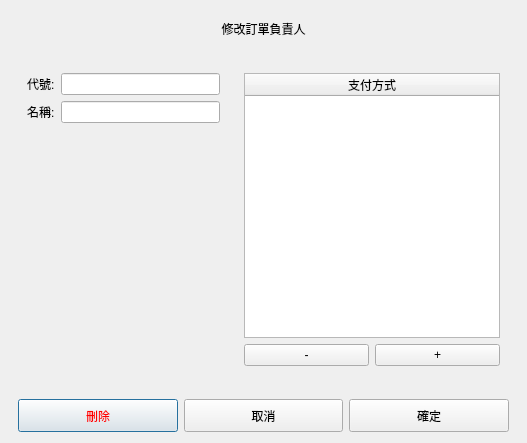
<?xml version="1.0" encoding="UTF-8"?>
<ui version="4.0">
 <class>DialogEditFactory</class>
 <widget class="QDialog" name="DialogEditFactory">
  <property name="geometry">
   <rect>
    <x>0</x>
    <y>0</y>
    <width>527</width>
    <height>443</height>
   </rect>
  </property>
  <property name="windowTitle">
   <string>Dialog</string>
  </property>
  <layout class="QGridLayout" name="gridLayout">
   <property name="leftMargin">
    <number>0</number>
   </property>
   <property name="topMargin">
    <number>0</number>
   </property>
   <property name="rightMargin">
    <number>0</number>
   </property>
   <property name="bottomMargin">
    <number>0</number>
   </property>
   <property name="spacing">
    <number>0</number>
   </property>
   <item row="0" column="0">
    <widget class="QWidget" name="wBg" native="true">
     <property name="styleSheet">
      <string notr="true">font: 16px &quot;Microsoft JhengHei UI&quot;;</string>
     </property>
     <layout class="QGridLayout" name="gridLayout_3">
      <item row="0" column="0" colspan="2">
       <widget class="QWidget" name="wTop" native="true">
        <property name="minimumSize">
         <size>
          <width>0</width>
          <height>40</height>
         </size>
        </property>
        <property name="maximumSize">
         <size>
          <width>16777215</width>
          <height>40</height>
         </size>
        </property>
        <layout class="QGridLayout" name="gridLayout_2">
         <item row="0" column="0">
          <widget class="QLabel" name="lbTitle">
           <property name="text">
            <string>修改訂單負責人</string>
           </property>
           <property name="alignment">
            <set>Qt::AlignCenter</set>
           </property>
          </widget>
         </item>
        </layout>
       </widget>
      </item>
      <item row="2" column="0" colspan="2">
       <widget class="QWidget" name="wBottom" native="true">
        <property name="sizePolicy">
         <sizepolicy hsizetype="Preferred" vsizetype="Fixed">
          <horstretch>0</horstretch>
          <verstretch>0</verstretch>
         </sizepolicy>
        </property>
        <property name="minimumSize">
         <size>
          <width>0</width>
          <height>44</height>
         </size>
        </property>
        <property name="maximumSize">
         <size>
          <width>16777215</width>
          <height>44</height>
         </size>
        </property>
        <layout class="QHBoxLayout" name="horizontalLayout">
         <item>
          <widget class="QPushButton" name="btnDel">
           <property name="sizePolicy">
            <sizepolicy hsizetype="Minimum" vsizetype="Expanding">
             <horstretch>0</horstretch>
             <verstretch>0</verstretch>
            </sizepolicy>
           </property>
           <property name="minimumSize">
            <size>
             <width>0</width>
             <height>33</height>
            </size>
           </property>
           <property name="styleSheet">
            <string notr="true">color: rgb(255, 0, 0);</string>
           </property>
           <property name="text">
            <string>刪除</string>
           </property>
          </widget>
         </item>
         <item>
          <widget class="QPushButton" name="btnCancel">
           <property name="sizePolicy">
            <sizepolicy hsizetype="Minimum" vsizetype="Expanding">
             <horstretch>0</horstretch>
             <verstretch>0</verstretch>
            </sizepolicy>
           </property>
           <property name="minimumSize">
            <size>
             <width>0</width>
             <height>33</height>
            </size>
           </property>
           <property name="text">
            <string>取消</string>
           </property>
          </widget>
         </item>
         <item>
          <widget class="QPushButton" name="btnOk">
           <property name="sizePolicy">
            <sizepolicy hsizetype="Minimum" vsizetype="Expanding">
             <horstretch>0</horstretch>
             <verstretch>0</verstretch>
            </sizepolicy>
           </property>
           <property name="minimumSize">
            <size>
             <width>0</width>
             <height>33</height>
            </size>
           </property>
           <property name="text">
            <string>確定</string>
           </property>
          </widget>
         </item>
        </layout>
       </widget>
      </item>
      <item row="1" column="0" colspan="2">
       <widget class="QWidget" name="wBody" native="true">
        <property name="minimumSize">
         <size>
          <width>200</width>
          <height>200</height>
         </size>
        </property>
        <layout class="QHBoxLayout" name="horizontalLayout_2">
         <item>
          <widget class="QWidget" name="widget" native="true">
           <property name="sizePolicy">
            <sizepolicy hsizetype="Minimum" vsizetype="Minimum">
             <horstretch>0</horstretch>
             <verstretch>40</verstretch>
            </sizepolicy>
           </property>
           <property name="minimumSize">
            <size>
             <width>0</width>
             <height>120</height>
            </size>
           </property>
           <layout class="QFormLayout" name="formLayout">
            <item row="0" column="0">
             <widget class="QLabel" name="label_2">
              <property name="text">
               <string>代號:</string>
              </property>
             </widget>
            </item>
            <item row="0" column="1">
             <widget class="QLineEdit" name="txId">
              <property name="maxLength">
               <number>20</number>
              </property>
             </widget>
            </item>
            <item row="1" column="0">
             <widget class="QLabel" name="label_3">
              <property name="text">
               <string>名稱:</string>
              </property>
             </widget>
            </item>
            <item row="1" column="1">
             <widget class="QLineEdit" name="txName"/>
            </item>
           </layout>
          </widget>
         </item>
         <item>
          <widget class="QWidget" name="widget_4" native="true">
           <property name="sizePolicy">
            <sizepolicy hsizetype="Preferred" vsizetype="Expanding">
             <horstretch>0</horstretch>
             <verstretch>0</verstretch>
            </sizepolicy>
           </property>
           <property name="minimumSize">
            <size>
             <width>0</width>
             <height>100</height>
            </size>
           </property>
           <layout class="QGridLayout" name="gridLayout_4">
            <item row="0" column="0" colspan="2">
             <widget class="QTableWidget" name="tb">
              <property name="minimumSize">
               <size>
                <width>0</width>
                <height>240</height>
               </size>
              </property>
              <property name="editTriggers">
               <set>QAbstractItemView::NoEditTriggers</set>
              </property>
              <attribute name="horizontalHeaderStretchLastSection">
               <bool>true</bool>
              </attribute>
              <attribute name="verticalHeaderVisible">
               <bool>false</bool>
              </attribute>
              <column>
               <property name="text">
                <string>支付方式</string>
               </property>
              </column>
             </widget>
            </item>
            <item row="1" column="0">
             <widget class="QPushButton" name="btnSub">
              <property name="text">
               <string>-</string>
              </property>
             </widget>
            </item>
            <item row="1" column="1">
             <widget class="QPushButton" name="btnAdd">
              <property name="text">
               <string>+</string>
              </property>
             </widget>
            </item>
           </layout>
          </widget>
         </item>
        </layout>
       </widget>
      </item>
     </layout>
    </widget>
   </item>
  </layout>
 </widget>
 <resources/>
 <connections/>
</ui>
